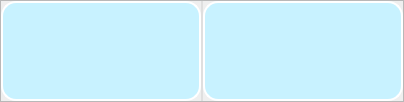
                   <widget class="QFrame" name="Result_QF">
                    <property name="styleSheet">
                     <string notr="true"/>
                    </property>
                    <property name="frameShape">
                     <enum>QFrame::StyledPanel</enum>
                    </property>
                    <property name="frameShadow">
                     <enum>QFrame::Raised</enum>
                    </property>
                    <layout class="QVBoxLayout" name="verticalLayout_16">
                     <property name="spacing">
                      <number>0</number>
                     </property>
                     <property name="leftMargin">
                      <number>0</number>
                     </property>
                     <property name="topMargin">
                      <number>0</number>
                     </property>
                     <property name="rightMargin">
                      <number>0</number>
                     </property>
                     <property name="bottomMargin">
                      <number>0</number>
                     </property>
                     <item>
                      <widget class="QSplitter" name="splitter">
                       <property name="styleSheet">
                        <string notr="true">#splitter::handle{background: 1px solid  rgba(200, 200, 200,100);}</string>
                       </property>
                       <property name="orientation">
                        <enum>Qt::Horizontal</enum>
                       </property>
                       <property name="handleWidth">
                        <number>2</number>
                       </property>
                       <widget class="QLabel" name="pre_video">
                        <property name="minimumSize">
                         <size>
                          <width>200</width>
                          <height>100</height>
                         </size>
                        </property>
                        <property name="styleSheet">
                         <string notr="true">background-color: rgb(200, 242, 255);
border:2px solid rgb(255, 255, 255);
border-radius:15px</string>
                        </property>
                        <property name="text">
                         <string/>
                        </property>
                        <property name="alignment">
                         <set>Qt::AlignCenter</set>
                        </property>
                       </widget>
                       <widget class="QLabel" name="res_video">
                        <property name="minimumSize">
                         <size>
                          <width>200</width>
                          <height>100</height>
                         </size>
                        </property>
                        <property name="styleSheet">
                         <string notr="true">background-color: rgb(200, 242, 255);
border:2px solid rgb(255, 255, 255);
border-radius:15px</string>
                        </property>
                        <property name="text">
                         <string/>
                        </property>
                        <property name="alignment">
                         <set>Qt::AlignCenter</set>
                        </property>
                       </widget>
                      </widget>
                     </item>
                    </layout>
                   </widget>
